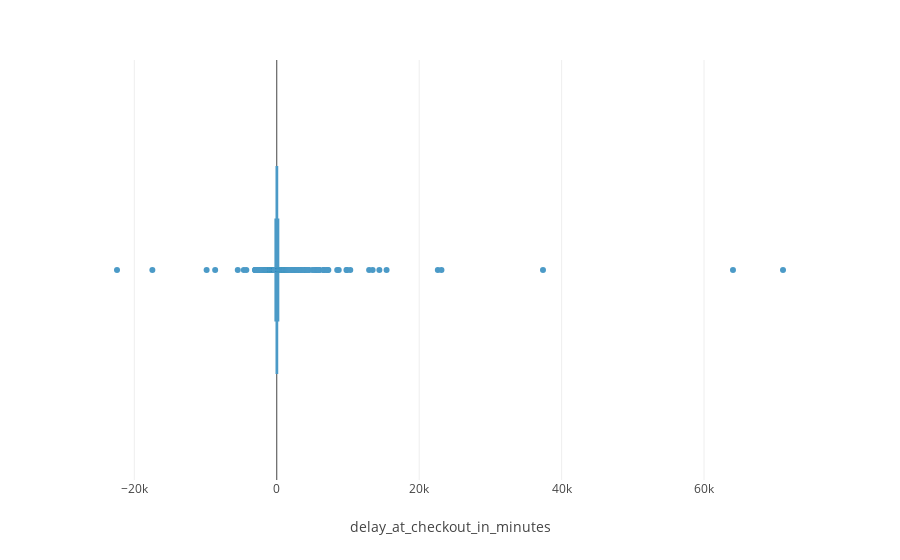

The notebook cell this image was saved under:
### Code cell
px.box(df_delay, x="delay_at_checkout_in_minutes")

### Figure 1 — Plotly figure (JSON) as saved in the notebook; plotly's stock layout.template omitted (floating-point values rounded to 4 significant figures; data arrays with more than 128 entries replaced by an {"elided": "..."} marker saying what was removed)
{"data": [{"alignmentgroup": "True", "hovertemplate": "delay_at_checkout_in_minutes=%{x}<extra></extra>", "legendgroup": "", "marker": {"color": "#4B9AC7"}, "name": "", "notched": false, "offsetgroup": "", "orientation": "h", "showlegend": false, "type": "box", "x": {"elided": "21310 int values"}, "x0": " ", "xaxis": "x", "y0": " ", "yaxis": "y"}], "layout": {"boxmode": "group", "legend": {"tracegroupgap": 0}, "margin": {"t": 60}, "xaxis": {"anchor": "y", "domain": [0, 1], "title": {"text": "delay_at_checkout_in_minutes"}}, "yaxis": {"anchor": "x", "domain": [0, 1]}}}
